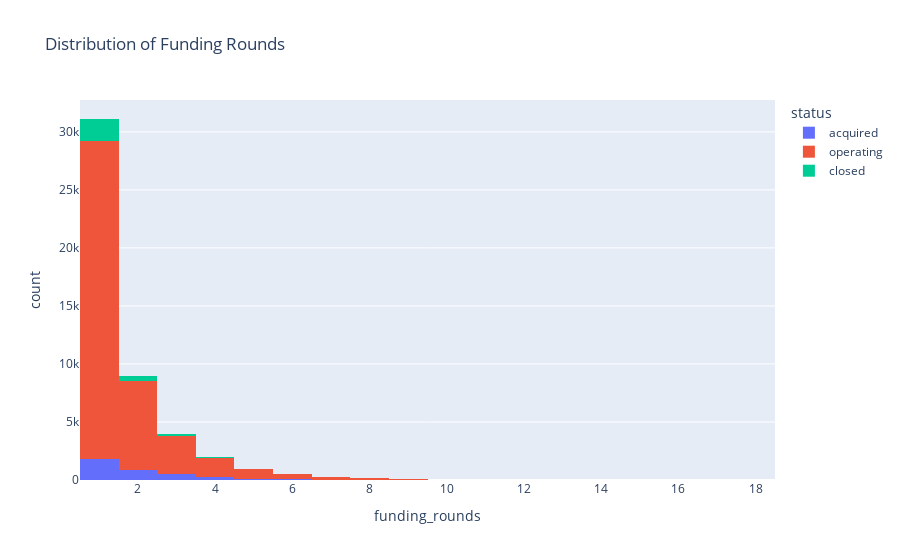

The notebook cell saved with this chart:
### Markdown cell above
### Distribution of Funding Rounds

### Code cell
fig1 = px.histogram(df, x='funding_rounds', title='Distribution of Funding Rounds', nbins=20, color='status')
fig1.show()

### Figure 1 — Plotly figure (JSON) as saved in the notebook; plotly's stock layout.template omitted (floating-point values rounded to 4 significant figures; data arrays with more than 128 entries replaced by an {"elided": "..."} marker saying what was removed)
{"data": [{"bingroup": "x", "hovertemplate": "status=acquired<br>funding_rounds=%{x}<br>count=%{y}<extra></extra>", "legendgroup": "acquired", "marker": {"color": "#636efa", "pattern": {"shape": ""}}, "name": "acquired", "nbinsx": 20, "orientation": "v", "showlegend": true, "type": "histogram", "x": {"elided": "3692 float values"}, "xaxis": "x", "yaxis": "y"}, {"bingroup": "x", "hovertemplate": "status=operating<br>funding_rounds=%{x}<br>count=%{y}<extra></extra>", "legendgroup": "operating", "marker": {"color": "#EF553B", "pattern": {"shape": ""}}, "name": "operating", "nbinsx": 20, "orientation": "v", "showlegend": true, "type": "histogram", "x": {"elided": "41829 float values"}, "xaxis": "x", "yaxis": "y"}, {"bingroup": "x", "hovertemplate": "status=closed<br>funding_rounds=%{x}<br>count=%{y}<extra></extra>", "legendgroup": "closed", "marker": {"color": "#00cc96", "pattern": {"shape": ""}}, "name": "closed", "nbinsx": 20, "orientation": "v", "showlegend": true, "type": "histogram", "x": {"elided": "2603 float values"}, "xaxis": "x", "yaxis": "y"}], "layout": {"barmode": "relative", "legend": {"title": {"text": "status"}, "tracegroupgap": 0}, "title": {"text": "Distribution of Funding Rounds"}, "xaxis": {"anchor": "y", "domain": [0, 1], "title": {"text": "funding_rounds"}}, "yaxis": {"anchor": "x", "domain": [0, 1], "title": {"text": "count"}}}}
